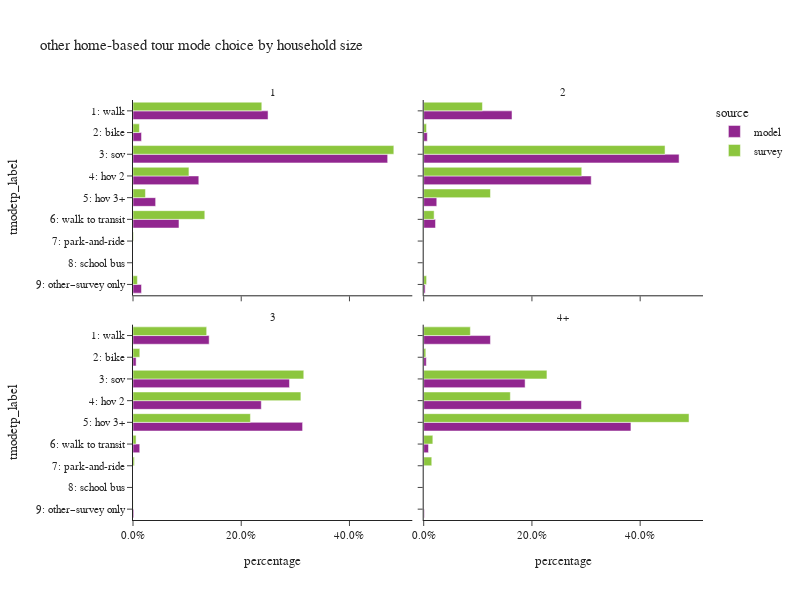

This figure's notebook cell:
### Code cell
plot_mode_choice(hb_tour,"hhsize_4+",
                 {"hhsize_4+":["1","2","3","4+"],
                  "tmodetp_label":["1: walk","2: bike","3: sov","4: hov 2","5: hov 3+","6: walk to transit",
                                   "7: park-and-ride","8: school bus","9: other–survey only"]},
                 "household size",2,600)

### Figure 1 — Plotly figure (JSON) as saved in the notebook; plotly's stock layout.template omitted (floating-point values rounded to 4 significant figures)
{"data": [{"alignmentgroup": "True", "customdata": [[121870], [7689], [229816], [59382], [20430], [41493], [7679]], "hovertemplate": "source=model<br>hhsize_4+=1<br>percentage=%{x}<br>tmodetp_label=%{y}<br>sample count=%{customdata[0]}<extra></extra>", "legendgroup": "model", "marker": {"color": "#91268F", "pattern": {"shape": ""}}, "name": "model", "offsetgroup": "model", "orientation": "h", "showlegend": true, "textposition": "auto", "type": "bar", "x": [0.2496, 0.01574, 0.4706, 0.1216, 0.04183, 0.08496, 0.01572], "xaxis": "x3", "y": ["1: walk", "2: bike", "3: sov", "4: hov 2", "5: hov 3+", "6: walk to transit", "9: other–survey only"], "yaxis": "y3"}, {"alignmentgroup": "True", "customdata": [[156844], [6396], [453618], [297528], [23217], [20994], [2582]], "hovertemplate": "source=model<br>hhsize_4+=2<br>percentage=%{x}<br>tmodetp_label=%{y}<br>sample count=%{customdata[0]}<extra></extra>", "legendgroup": "model", "marker": {"color": "#91268F", "pattern": {"shape": ""}}, "name": "model", "offsetgroup": "model", "orientation": "h", "showlegend": false, "textposition": "auto", "type": "bar", "x": [0.1632, 0.006654, 0.4719, 0.3095, 0.02415, 0.02184, 0.002686], "xaxis": "x4", "y": ["1: walk", "2: bike", "3: sov", "4: hov 2", "5: hov 3+", "6: walk to transit", "9: other–survey only"], "yaxis": "y4"}, {"alignmentgroup": "True", "customdata": [[82114], [3369], [168724], [138341], [182863], [7263], [852]], "hovertemplate": "source=model<br>hhsize_4+=3<br>percentage=%{x}<br>tmodetp_label=%{y}<br>sample count=%{customdata[0]}<extra></extra>", "legendgroup": "model", "marker": {"color": "#91268F", "pattern": {"shape": ""}}, "name": "model", "offsetgroup": "model", "orientation": "h", "showlegend": false, "textposition": "auto", "type": "bar", "x": [0.1407, 0.005774, 0.2891, 0.2371, 0.3134, 0.01245, 0.00146], "xaxis": "x", "y": ["1: walk", "2: bike", "3: sov", "4: hov 2", "5: hov 3+", "6: walk to transit", "9: other–survey only"], "yaxis": "y"}, {"alignmentgroup": "True", "customdata": [[152555], [5945], [231829], [360637], [473754], [11003], [1459]], "hovertemplate": "source=model<br>hhsize_4+=4+<br>percentage=%{x}<br>tmodetp_label=%{y}<br>sample count=%{customdata[0]}<extra></extra>", "legendgroup": "model", "marker": {"color": "#91268F", "pattern": {"shape": ""}}, "name": "model", "offsetgroup": "model", "orientation": "h", "showlegend": false, "textposition": "auto", "type": "bar", "x": [0.1233, 0.004805, 0.1874, 0.2915, 0.3829, 0.008894, 0.001179], "xaxis": "x2", "y": ["1: walk", "2: bike", "3: sov", "4: hov 2", "5: hov 3+", "6: walk to transit", "9: other–survey only"], "yaxis": "y2"}, {"alignmentgroup": "True", "customdata": [[385], [35], [464], [84], [28], [129], [4], [11]], "hovertemplate": "source=survey<br>hhsize_4+=1<br>percentage=%{x}<br>tmodetp_label=%{y}<br>sample count=%{customdata[0]}<extra></extra>", "legendgroup": "survey", "marker": {"color": "#8CC63E", "pattern": {"shape": ""}}, "name": "survey", "offsetgroup": "survey", "orientation": "h", "showlegend": true, "textposition": "auto", "type": "bar", "x": [0.238, 0.01182, 0.482, 0.1034, 0.023, 0.1327, 0.001058, 0.008102], "xaxis": "x3", "y": ["1: walk", "2: bike", "3: sov", "4: hov 2", "5: hov 3+", "6: walk to transit", "7: park-and-ride", "9: other–survey only"], "yaxis": "y3"}, {"alignmentgroup": "True", "customdata": [[376], [31], [570], [484], [109], [52], [4], [7]], "hovertemplate": "source=survey<br>hhsize_4+=2<br>percentage=%{x}<br>tmodetp_label=%{y}<br>sample count=%{customdata[0]}<extra></extra>", "legendgroup": "survey", "marker": {"color": "#8CC63E", "pattern": {"shape": ""}}, "name": "survey", "offsetgroup": "survey", "orientation": "h", "showlegend": false, "textposition": "auto", "type": "bar", "x": [0.1085, 0.005229, 0.446, 0.292, 0.1234, 0.01925, 0.0002915, 0.005326], "xaxis": "x4", "y": ["1: walk", "2: bike", "3: sov", "4: hov 2", "5: hov 3+", "6: walk to transit", "7: park-and-ride", "9: other–survey only"], "yaxis": "y4"}, {"alignmentgroup": "True", "customdata": [[81], [14], [141], [135], [76], [7], [4], [1]], "hovertemplate": "source=survey<br>hhsize_4+=3<br>percentage=%{x}<br>tmodetp_label=%{y}<br>sample count=%{customdata[0]}<extra></extra>", "legendgroup": "survey", "marker": {"color": "#8CC63E", "pattern": {"shape": ""}}, "name": "survey", "offsetgroup": "survey", "orientation": "h", "showlegend": false, "textposition": "auto", "type": "bar", "x": [0.1362, 0.01257, 0.3156, 0.3102, 0.217, 0.005691, 0.002555, 0.000235], "xaxis": "x", "y": ["1: walk", "2: bike", "3: sov", "4: hov 2", "5: hov 3+", "6: walk to transit", "7: park-and-ride", "9: other–survey only"], "yaxis": "y"}, {"alignmentgroup": "True", "customdata": [[72], [7], [140], [107], [293], [12], [4], [2]], "hovertemplate": "source=survey<br>hhsize_4+=4+<br>percentage=%{x}<br>tmodetp_label=%{y}<br>sample count=%{customdata[0]}<extra></extra>", "legendgroup": "survey", "marker": {"color": "#8CC63E", "pattern": {"shape": ""}}, "name": "survey", "offsetgroup": "survey", "orientation": "h", "showlegend": false, "textposition": "auto", "type": "bar", "x": [0.0862, 0.003875, 0.2277, 0.1601, 0.4903, 0.01687, 0.0149, 2.942e-05], "xaxis": "x2", "y": ["1: walk", "2: bike", "3: sov", "4: hov 2", "5: hov 3+", "6: walk to transit", "7: park-and-ride", "8: school bus"], "yaxis": "y2"}], "layout": {"annotations": [{"font": {}, "showarrow": false, "text": "3", "x": 0.245, "xanchor": "center", "xref": "paper", "y": 0.465, "yanchor": "bottom", "yref": "paper"}, {"font": {}, "showarrow": false, "text": "4+", "x": 0.755, "xanchor": "center", "xref": "paper", "y": 0.465, "yanchor": "bottom", "yref": "paper"}, {"font": {}, "showarrow": false, "text": "1", "x": 0.245, "xanchor": "center", "xref": "paper", "y": 1.0, "yanchor": "bottom", "yref": "paper"}, {"font": {}, "showarrow": false, "text": "2", "x": 0.755, "xanchor": "center", "xref": "paper", "y": 1.0, "yanchor": "bottom", "yref": "paper"}], "barmode": "group", "height": 600, "legend": {"title": {"text": "source"}, "tracegroupgap": 0}, "title": {"text": "other home-based tour mode choice by household size"}, "width": 800, "xaxis": {"anchor": "y", "domain": [0.0, 0.49], "tickformat": ".1%", "title": {"text": "percentage"}}, "xaxis2": {"anchor": "y2", "domain": [0.51, 1.0], "matches": "x", "tickformat": ".1%", "title": {"text": "percentage"}}, "xaxis3": {"anchor": "y3", "domain": [0.0, 0.49], "matches": "x", "showticklabels": false, "tickformat": ".1%"}, "xaxis4": {"anchor": "y4", "domain": [0.51, 1.0], "matches": "x", "showticklabels": false, "tickformat": ".1%"}, "yaxis": {"anchor": "x", "categoryarray": ["9: other–survey only", "8: school bus", "7: park-and-ride", "6: walk to transit", "5: hov 3+", "4: hov 2", "3: sov", "2: bike", "1: walk"], "categoryorder": "array", "domain": [0.0, 0.465], "title": {"text": "tmodetp_label"}}, "yaxis2": {"anchor": "x2", "domain": [0.0, 0.465], "matches": "y", "showticklabels": false}, "yaxis3": {"anchor": "x3", "categoryarray": ["9: other–survey only", "8: school bus", "7: park-and-ride", "6: walk to transit", "5: hov 3+", "4: hov 2", "3: sov", "2: bike", "1: walk"], "categoryorder": "array", "domain": [0.535, 1.0], "matches": "y", "title": {"text": "tmodetp_label"}}, "yaxis4": {"anchor": "x4", "domain": [0.535, 1.0], "matches": "y", "showticklabels": false}}}
